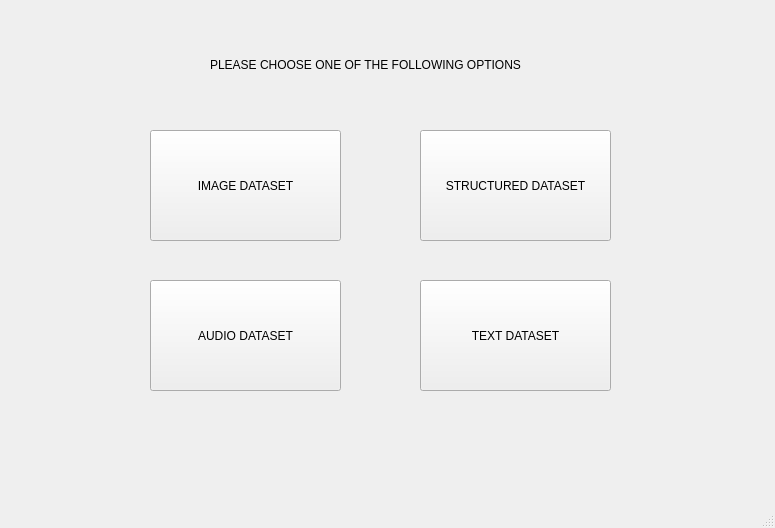
<?xml version="1.0" encoding="UTF-8"?>
<ui version="4.0">
 <class>MainWindow</class>
 <widget class="QMainWindow" name="MainWindow">
  <property name="geometry">
   <rect>
    <x>0</x>
    <y>0</y>
    <width>775</width>
    <height>528</height>
   </rect>
  </property>
  <property name="windowTitle">
   <string>MainWindow</string>
  </property>
  <widget class="QWidget" name="centralwidget">
   <widget class="QPushButton" name="ImagrButton">
    <property name="geometry">
     <rect>
      <x>150</x>
      <y>130</y>
      <width>191</width>
      <height>111</height>
     </rect>
    </property>
    <property name="text">
     <string>IMAGE DATASET</string>
    </property>
   </widget>
   <widget class="QPushButton" name="StructuredButton">
    <property name="geometry">
     <rect>
      <x>420</x>
      <y>130</y>
      <width>191</width>
      <height>111</height>
     </rect>
    </property>
    <property name="text">
     <string>STRUCTURED DATASET</string>
    </property>
   </widget>
   <widget class="QPushButton" name="AudioButton">
    <property name="geometry">
     <rect>
      <x>150</x>
      <y>280</y>
      <width>191</width>
      <height>111</height>
     </rect>
    </property>
    <property name="text">
     <string>AUDIO DATASET</string>
    </property>
   </widget>
   <widget class="QPushButton" name="TextButton">
    <property name="geometry">
     <rect>
      <x>420</x>
      <y>280</y>
      <width>191</width>
      <height>111</height>
     </rect>
    </property>
    <property name="text">
     <string>TEXT DATASET</string>
    </property>
   </widget>
   <widget class="QLabel" name="Title">
    <property name="geometry">
     <rect>
      <x>210</x>
      <y>49</y>
      <width>321</width>
      <height>31</height>
     </rect>
    </property>
    <property name="text">
     <string>PLEASE CHOOSE ONE OF THE FOLLOWING OPTIONS</string>
    </property>
   </widget>
  </widget>
  <widget class="QMenuBar" name="menubar">
   <property name="geometry">
    <rect>
     <x>0</x>
     <y>0</y>
     <width>775</width>
     <height>20</height>
    </rect>
   </property>
  </widget>
  <widget class="QStatusBar" name="statusbar"/>
 </widget>
 <resources/>
 <connections/>
</ui>
